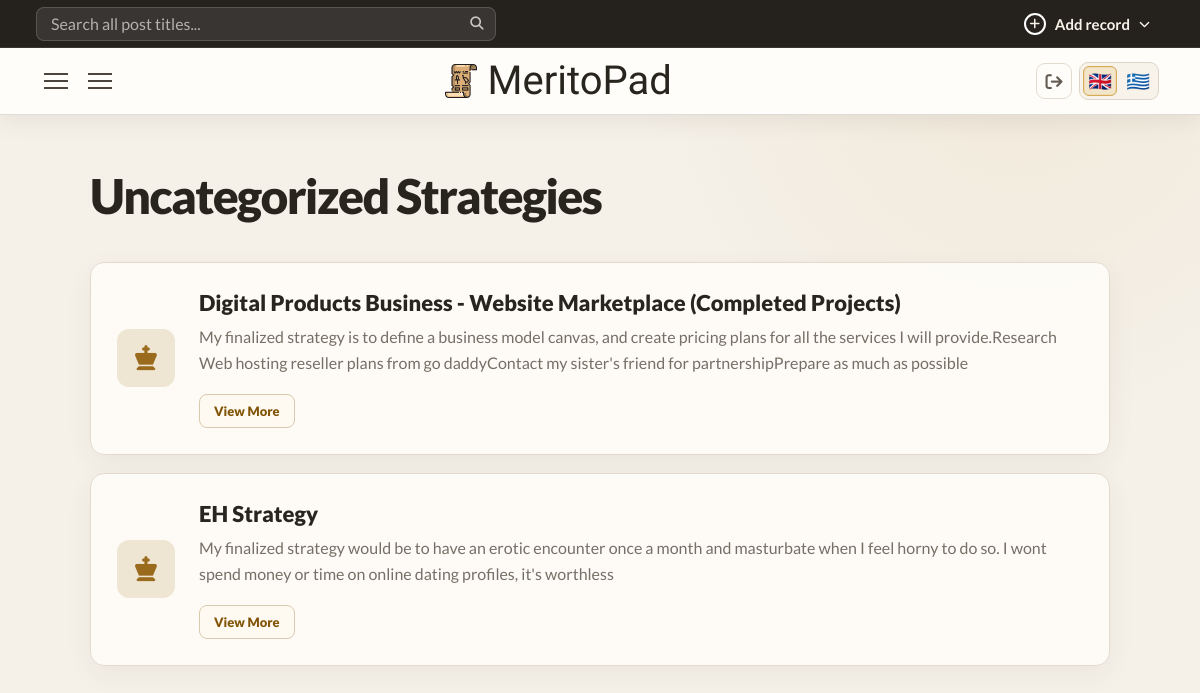
Page /cnicou/strategies/category/uncategorized (signed in) on the committed database.
### core/models.py (models this page shows, shortened)
class BaseCategory(UserOwnedModel):
    name = models.CharField(max_length=255)
    slug = models.SlugField(blank=True)
    class Meta:
        abstract = True
        constraints = [
            models.UniqueConstraint(
                fields=("user", "slug"),
                name="unique_%(class)s_user_slug",
            )
        ]

class StrategyCategory(BaseCategory):
    pass

class UserOwnedModel(models.Model):
    user = models.ForeignKey(
        settings.AUTH_USER_MODEL,
        on_delete=models.CASCADE,
        related_name="%(class)s_records",
        null=True,
        blank=True,
    )
    class Meta:
        abstract = True
        constraints = [
            models.UniqueConstraint(
                fields=("user", "slug"),
                name="unique_%(class)s_user_slug",
            )
        ]

class Strategy(UserOwnedModel):
    title = models.CharField(max_length=255)
    slug = models.SlugField(blank=True)
    created_at = models.DateTimeField(auto_now_add=True)
    strenght = CKEditor5Field('Strenghts', config_name='extends')  # or 'default'
    Weeknesses = CKEditor5Field('Weaknesses', config_name='extends')  # or 'default'
    opportunities = CKEditor5Field('Opportunities', config_name='extends')  # or 'default'
    threats = CKEditor5Field('Threats', config_name='extends')  # or 'default'
    strenghts_advantages = CKEditor5Field('How to take advantage of your strenghts', config_name='extends')  # or 'default'
    weekness_minimization = CKEditor5Field('How to take improve or minimize your weaknesses?', config_name='extends')  # or 'default'
    opportunities_advantages = CKEditor5Field('How to take advantage of your opportunities?', config_name='extends')  # or 'default'
    threats_prevention = CKEditor5Field('How to prevent threats from happening?', config_name='extends')  # or 'default'
    finalized_strategy = CKEditor5Field('What is your finalized Strategy?', config_name='extends')  # or 'default'
    category = models.ForeignKey(
        StrategyCategory,
        on_delete=models.CASCADE,
        related_name="strategies_by_category",
        null=True
    )
    subcategory = models.ForeignKey(
        StrategySubcategory,
        on_delete=models.CASCADE,
        related_name="strategies_by_subcategory",
        blank=True,
        null=True
    )
    tags = models.ManyToManyField(
        StrategyTag,
        related_name="strategies_by_tag",
        blank=True
    )

### core/views.py (the view)
# urls.py: path("strategies/category/<slug:slug>",views.strategy_category,name="strategy_category"),
@workspace_login_required
def strategy_category(request,slug):
    article_categories = taxonomy_for_user(StrategyCategory, request.user)
    article_category = get_object_or_404(StrategyCategory, slug=slug, user=request.user)
    articles = records_for_user(Strategy, request.user).filter(category=article_category).order_by("-created_at")
    paginator = Paginator(articles, 6) # Show 9 per page.
    page_number = request.GET.get('page')
    page_obj = paginator.get_page(page_number)
    article_tags = taxonomy_for_user(StrategyTag, request.user)
    article_categories = taxonomy_for_user(StrategyCategory, request.user)
    for category in article_categories:
        category.sub_categories = category.subcategories.filter(user=request.user)
    return render(request,"core/categories/strategy-category.html",{
        "page_obj":page_obj,
        "article_category":article_category,
        "article_categories":article_categories,
        "article_tags":article_tags,
    })

### core/context_processors.py (called while the page is built)
def workspace_record_type(request):
    match = getattr(request, "resolver_match", None)
    if match is None:
        return {}
    url_name = match.url_name or ""
    record_type = match.kwargs.get("record_type")
    if not record_type:
        record_type = "article" if url_name == "index" else url_name.split("_", 1)[0]
    if record_type not in WORKSPACE_RECORD_TYPES:
        return {}
    return {
        "workspace_record_type": record_type,
        "workspace_is_record_form": url_name.endswith(("_create", "_edit")),
        "workspace_is_single": url_name.endswith("_single"),
    }

### core/taxonomy.py (called while the page is built)
def default_category_first(queryset):
    return queryset.annotate(
        _default_category_order=Case(
            When(slug=DEFAULT_CATEGORY_SLUG, then=Value(0)),
            default=Value(1),
            output_field=IntegerField(),
        )
    ).order_by("_default_category_order", "name")

def is_category_model(model):
    return issubclass(model, BaseCategory)

### core/views.py (called while the page is built)
def records_for_user(model, user):
    return model.objects.filter(user=user)

def taxonomy_for_user(model, user):
    queryset = model.objects.filter(user=user)
    if is_category_model(model):
        return default_category_first(queryset)
    return queryset.order_by("name")

def workspace_login_required(view):
    @wraps(view)
    def workspace_view(request, *args, username=None, **kwargs):
        if username != request.user.username:
            raise Http404
        return view(request, *args, **kwargs)
    return login_required(workspace_view)

### core/templates/core/categories/strategy-category.html (shortened to what this page needs)
{% extends 'core/base.html' %}
{% block main %}
<div class="grid">
    <div class="grid-right">
        <div class="grid-right-wraper">
            <h1 class="post-type-title">{{article_category.name}} Strategies</h1>
            {% for article in page_obj %}
                <article class="preview">
                    <div class="icon">
                        <i class="fa-solid fa-chess-king"></i>
                    </div>
                    <div class="content">
                        <h2>{{article.title}}</h2>
                        <p>{{article.finalized_strategy | safe | striptags | truncatewords:70 }}</p>
                        <a class="view-single-btn" href="{% url 'strategy_single' request.user.username article.slug %}">View More</a>
                    </div>
                </article>
            {% empty %}
                <p class="no-entries">No entries yet to show...</p>
            {% endfor %}
    </div>
    </div>
</div>
{% endblock %}

### rows in the picture
StrategyCategory: name "Uncategorized"
Strategy: title "Digital Products Business - Website Marketplace (Completed Projects)", finalized_strategy "My finalized strategy is to define a business model canvas, and create pricing plans for all the services I will provide.Research Web hosting reseller plans from go daddyContact my sister's friend for partnershipPrepare as much as possible"
Strategy: title "EH Strategy", finalized_strategy "My finalized strategy would be to have an erotic encounter once a month and masturbate when I feel horny to do so. I wont spend money or time on online dating profiles, it's worthless"
